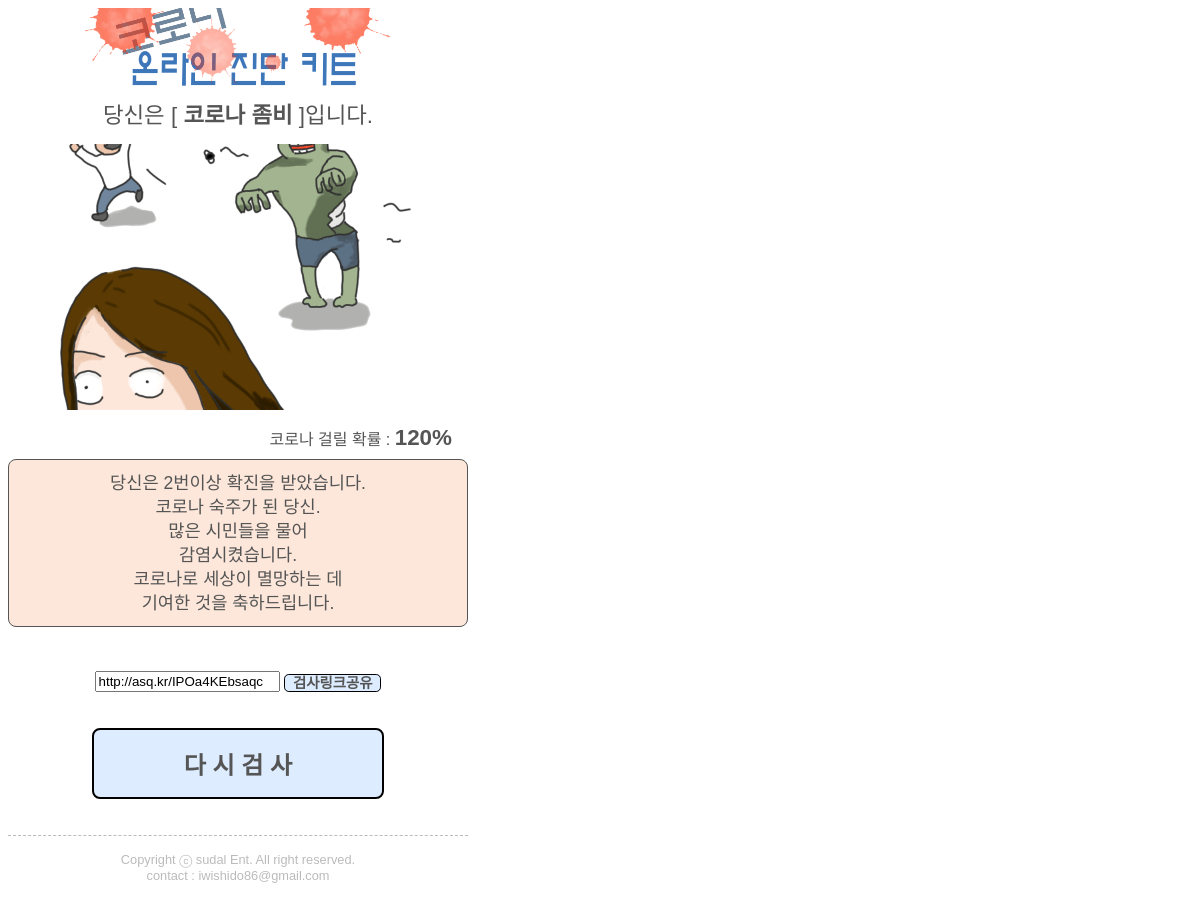
/result/1/1, run on the app's committed database.
### survDjango/models.py (models this page shows)
class ResultM(models.Model):
    survId = models.IntegerField(default=0, help_text="설문번호")
    resultId = models.IntegerField(default=0, help_text="결과번호")
    resultType = models.CharField(default='01', max_length=2)
    pointBottom = models.IntegerField(default=0, help_text="pointBottom")
    pointTop = models.IntegerField(default=0, help_text="pointTop")
    title = models.CharField(max_length=100)
    content = models.TextField()
    content2 = models.TextField()
    content3 = models.TextField()
    imgFile = models.CharField(max_length=100)
    deleteYn = models.CharField(default='N', max_length=1)
    orderNum = models.IntegerField(default=0, help_text="정렬순서")

class SurvM(models.Model):
    survId = models.IntegerField(default=0, help_text="설문번호",unique=True)
    title = models.CharField(max_length=100)
    survType = models.CharField(default='01',max_length=20)
    content = models.TextField()
    content2 = models.TextField()
    content3 = models.TextField()
    imgFile = models.CharField(default='N',max_length=100)
    linkUrl = models.CharField(default='N',max_length=100)
    addScript = models.CharField(default='N', max_length=200)
    completeYn = models.CharField(default='N', max_length=1)
    pageNum = models.IntegerField(default=0, help_text="설문번호")
    deleteYn = models.CharField(default='N', max_length=1)
    orderNum = models.IntegerField(default=0, help_text="정렬순서")

### survDjango/views.py (the view)
# urls.py: path('result/<int:survid>/<int:resultid>', result_view, name='result_view'), # 추가
def result_view(request,survid,resultid):
    template_name = 'survDjango/result.html'
    surv = get_object_or_404(SurvM, survId=survid)
    result = get_object_or_404(ResultM, resultId=resultid)
    form = SurvForm()
    context = {
        'form': form,
        'surv': surv,
        'result': result,
    }
    return render(request, template_name, context)

### survDjango/forms.py
class SurvForm(forms.Form):
    survId = forms.IntegerField(
        label='설문번호',
        widget=forms.HiddenInput(attrs={'size': 30}),
    )
    questionNum = forms.IntegerField(
        label='설문번호',
        widget=forms.HiddenInput(attrs={'size': 30}),
    )

### survDjango/templates/survDjango/result.html (shortened to what this page needs)
{% extends 'survDjango/base.html' %}
{% block body %}
<form method="post">
    <div class="basic_cont1_box">
        <label class="resultlable">당신은 [ <b>{{ result.title }}</b> ]입니다.</label>
    </div>
    <div class="result_img_box" style="background-image:url('/static/img/{{ result.imgFile }}');">
    </div>
    <div class="result_cont_box3">코로나 걸릴 확률 : <label class="resultlable"><b>{{ result.content3 }}</b></label></div>
    <div class="result_cont_box2">
        <div class="result_content">{{ result.content2|linebreaks }}</div>
    </div>
</form>
<br>
<br>
    <div class="result_link_box">
        <input type="text" id="result_link_input" value="{{surv.linkUrl}}">
        <label id="link_copy_btn" onclick="copyShareLink();">검사링크공유</label>
    </div>
    <div class="start_box" onclick="document.location.href='{% url 'surv_view' survid=surv.survId %}';">
        다 시 검 사
    </div>
{% endblock body %}

### survDjango/static/css/common.css (style rules this page uses)
html { margin : 0; padding : 0; height : 97%; }
body { min-width : 320px; max-width : 460px; margin : 0; padding : 0.5em; font-family : 'NEXON Gothic Bold', 'Nanum Gothic', 'Malgun Gothic', '돋움', 'dotum', 'AppleGothic', Helvetica, Arial, Sans-Serif !important; height : 97%; color : #555; }
.basic_cont1_box { text-align : center; margin-bottom : 1.0em; }
p { display : block; margin-block-start : 0em; margin-block-end : 0em; margin-inline-start : 0px; margin-inline-end : 0px; margin : 0; padding : 0; }
#link_copy_btn { font-weight : bolder; font-size : 0.9em; text-align : center; padding : 0rem 0.5rem; background-color : #DDECFE; border : 1px solid #000; border-radius : 0.3rem; vertical-align : middle; }
.result_cont_box2 { font-size : 1.1em; margin-top : 0.5em; padding : 0.7rem 0.7rem; text-align : center; background-color : #FAECC5; background-color : #FCE7DA; border : 1px solid #555; border-radius : 0.5rem; line-height : 1.5rem; }
.result_cont_box3 { margin-top : 0.5em; padding : 0rem 1rem 0rem 1rem; text-align : right; vertical-align : bottom; background-color : #FFF; }
.result_link_box { margin-top : 0.5em; text-align : center; background-color : #FFF; }
.resultlable { font-size : 1.4em; line-height : 1.5rem; }
.start_box { font-weight : bolder; font-size : 1.5em; margin : 1.5em 3.5em; text-align : center; padding : 1rem 0.5rem; background-color : #DDECFE; border : 2px solid #000; border-radius : 0.5rem; }
.result_img_box { padding : 0.5rem; text-align : right; vertical-align : bottom; background-color : #FFF; min-height : 250px; margin-bottom : 1.0em; background-size : 100%; background-position : 50% 100%; background-repeat : no-repeat; }

### data on the page
ResultM: title "코로나 좀비", imgFile (picture), content3 "120%", content2 "당신은 2번이상 확진을 받았습니다. 코로나 숙주가 된 당신. 많은 시민들을 물어 감염시켰습니다. 코로나로 세상이 멸망하는 데 기여한 것을 축하드립니다."
SurvM: linkUrl "http://asq.kr/IPOa4KEbsaqc"
